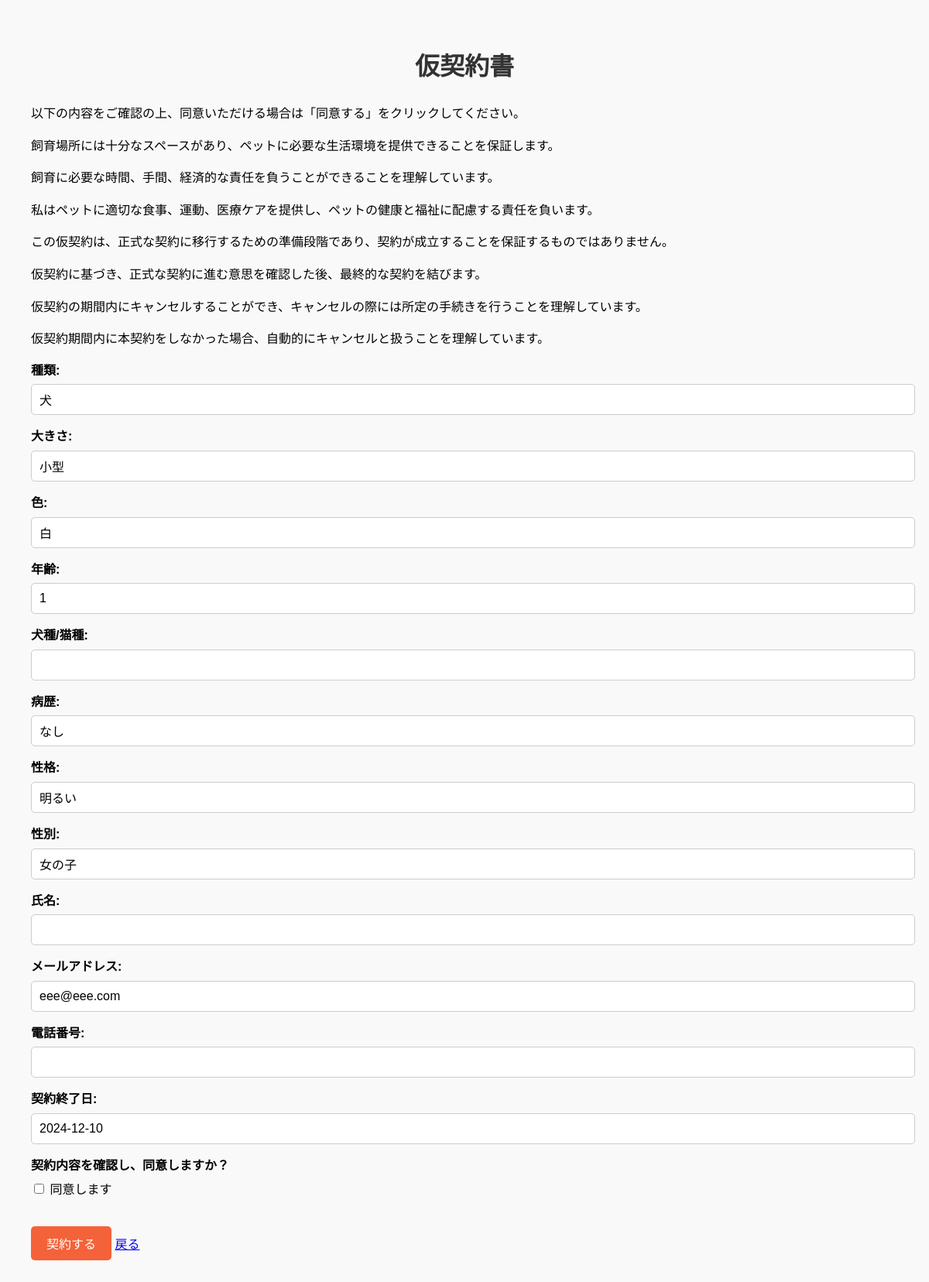
The app's page /karikeiyaku/33/ (signed in), older data.
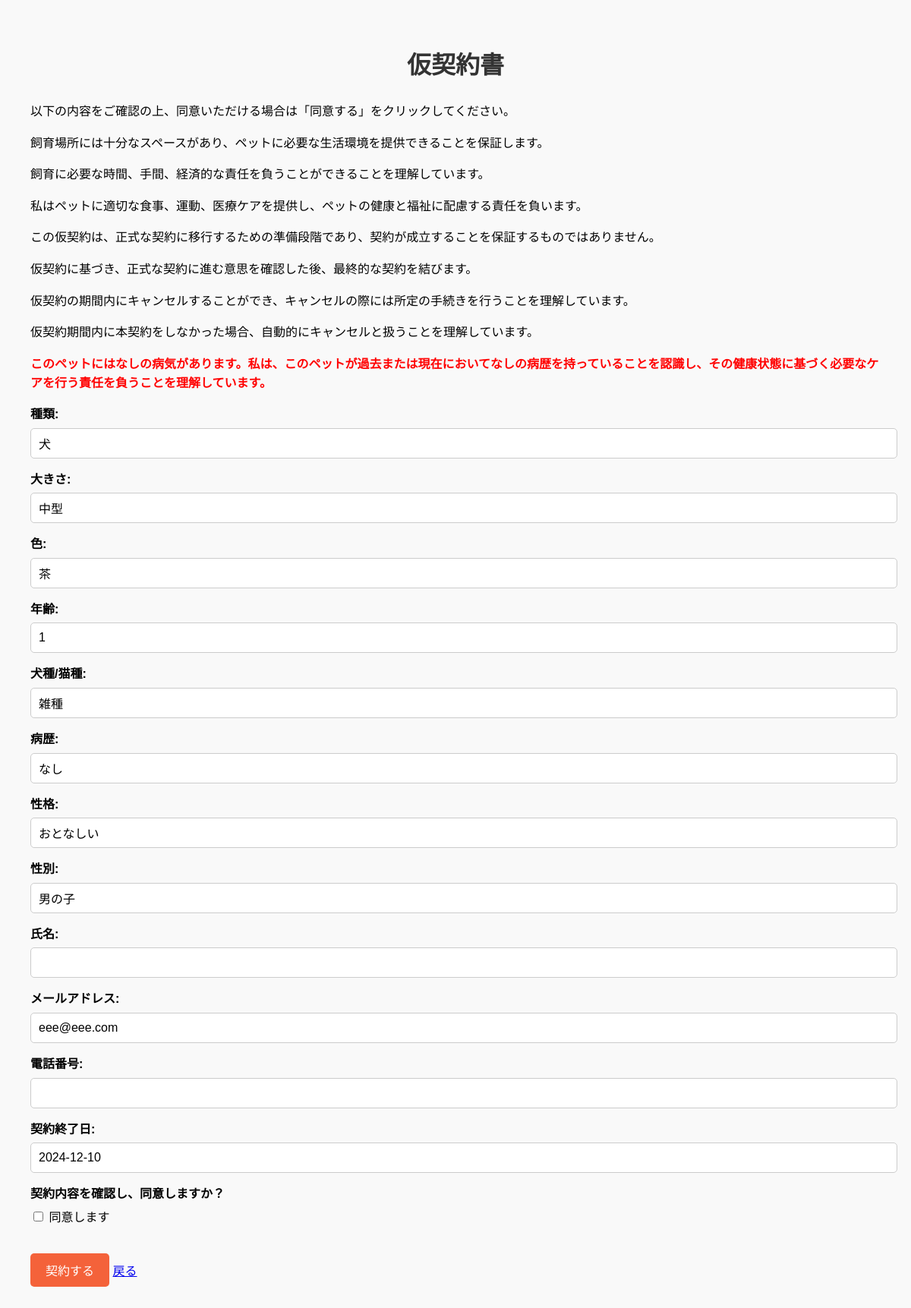
The same page, newer data.
### petapp/models.py (models this page shows, shortened)
class Pet(models.Model):
    TYPE_CHOICES = [
        ('犬', '犬'),
        ('猫', '猫'),
    ]
    SIZE_CHOICES = [
        ('大型', '大型'),
        ('中型', '中型'),
        ('小型', '小型'),
    ]
    id = models.IntegerField(primary_key=True)
    type = models.CharField(max_length=10, choices=TYPE_CHOICES, default='', verbose_name="種類")
    size = models.CharField(max_length=10, choices=SIZE_CHOICES, default='', verbose_name="サイズ")
    color = models.CharField(max_length=100, default='', verbose_name="色")
    age = models.IntegerField(
        validators=[MinValueValidator(0), MaxValueValidator(10)], verbose_name="歳"
    )
    kinds = models.CharField(max_length=100, default='', verbose_name="種別")
    disease = models.CharField(max_length=100, null=True, blank=True, default='', verbose_name="病気")
    personality = models.CharField(max_length=500, null=False, default='', verbose_name="性格")
    sex = models.CharField(
        max_length=10,
        choices=[('男の子', '男の子'), ('女の子', '女の子')],
        default='', verbose_name="性別"
    )
    phone_number = models.CharField(
        max_length=15,
        blank=False,
        null=True,
        validators=[RegexValidator(r'^[0-9]{10,15}$', '電話番号は半角数字のみで、10～15桁にしてください。')],
        verbose_name="電話番号"
    )

### accounts/models.py (models this page shows)
class CustomUser(AbstractUser):
    groups = models.ManyToManyField(Group, blank=True,  related_name='customuser_set')
    user_permissions = models.ManyToManyField(Permission, blank=True, related_name='customuser_set')
    address = models.CharField(
        verbose_name='住所',
        max_length=30,
        null=True,blank=True
    )
    phone_number = models.CharField(
        verbose_name='電話番号',
        max_length=128,
        null=True,blank=True
    )

### karikeiyaku/views.py (the view)
# urls.py: path('<int:pet_id>/', views.karikeiyaku_form, name='form'),  # 仮契約フォーム
def karikeiyaku_form(request, pet_id):
    pet = get_object_or_404(Pet, id=pet_id)
    user_karikeiyaku = Karikeiyaku.objects.filter(user=request.user, pet=pet, status="仮契約中").first()
    if request.method == 'POST' and not user_karikeiyaku:
        form = KarikeiyakuForm(request.POST)
        if form.is_valid():
            karikeiyaku = form.save(commit=False)
            karikeiyaku.pet = pet
            karikeiyaku.user = request.user
            karikeiyaku.status = "仮契約中"
            karikeiyaku.end_date = form.cleaned_data['end_date']
            karikeiyaku.save()
            return redirect('karikeiyaku:complete')
    else:
        form = KarikeiyakuForm()
    end_date = form.fields['end_date'].initial.strftime('%Y-%m-%d')
    return render(request, 'karikeiyaku/karikeiyaku_form.html', {
        'form': form,
        'pet': pet,
        'end_date': end_date,
        'user_karikeiyaku': user_karikeiyaku,
    })

### karikeiyaku/forms.py
class KarikeiyakuForm(forms.ModelForm):
    agreement = forms.BooleanField(
        required=True,
        label="上記について同意します",
        widget=forms.CheckboxInput(attrs={'class': 'form-check-input'})
    )
    class Meta:
        model = Karikeiyaku
        fields = ['end_date']
    def __init__(self, *args, **kwargs):
        super().__init__(*args, **kwargs)
        if not self.instance.pk:  # 新規作成時のみ
            self.fields['end_date'].initial = date.today() + timedelta(weeks=2)
        self.fields['end_date'].widget = forms.DateInput(
            format='%Y-%m-%d',
            attrs={
                'readonly': 'readonly',
                'class': 'form-control',
                'placeholder': 'YYYY-MM-DD'
            }
        )

### karikeiyaku/templates/karikeiyaku/karikeiyaku_form.html (shortened to what this page needs)
<!DOCTYPE html>
<html lang="ja">
<head>
</head>
<body>
    <h1>仮契約書</h1>
    <p>以下の内容をご確認の上、同意いただける場合は「同意する」をクリックしてください。</p>
    <p>飼育場所には十分なスペースがあり、ペットに必要な生活環境を提供できることを保証します。</p>
    <p>飼育に必要な時間、手間、経済的な責任を負うことができることを理解しています。</p>
    <p>私はペットに適切な食事、運動、医療ケアを提供し、ペットの健康と福祉に配慮する責任を負います。</p>
    <p>この仮契約は、正式な契約に移行するための準備段階であり、契約が成立することを保証するものではありません。</p>
    <p>仮契約に基づき、正式な契約に進む意思を確認した後、最終的な契約を結びます。</p>
    <p>仮契約の期間内にキャンセルすることができ、キャンセルの際には所定の手続きを行うことを理解しています。</p>
    <p>仮契約期間内に本契約をしなかった場合、自動的にキャンセルと扱うことを理解しています。</p>
    {% if pet.disease %}
    <p class="highlight">このペットには<strong>{{ pet.disease }}</strong>の病気があります。私は、このペットが過去または現在において<strong>{{ pet.disease }}</strong>の病歴を持っていることを認識し、その健康状態に基づく必要なケアを行う責任を負うことを理解しています。</p>
    {% endif %}
    <form method="POST">
        <div class="form-group">
            <label>種類:</label>
            <input type="text" value="{{ pet.type }}" readonly>
        </div>
        <div class="form-group">
            <label>大きさ:</label>
            <input type="text" value="{{ pet.size }}" readonly>
        </div>
        <div class="form-group">
            <label>色:</label>
            <input type="text" value="{{ pet.color }}" readonly>
        </div>
        <div class="form-group">
            <label>年齢:</label>
            <input type="text" value="{{ pet.age }}" readonly>
        </div>
        <div class="form-group">
            <label>犬種/猫種:</label>
            <input type="text" value="{{ pet.kinds }}" readonly>
        </div>
        <div class="form-group">
            <label>病歴:</label>
            <input type="text" value="{% if pet.disease %}{{ pet.disease }}{% else %}なし{% endif %}" readonly>
        </div>
        <div class="form-group">
            <label>性格:</label>
            <input type="text" value="{{ pet.personality }}" readonly>
        </div>
        <div class="form-group">
            <label>性別:</label>
            <input type="text" value="{{ pet.sex }}" readonly>
        </div>
        <div class="form-group">
            <label>氏名:</label>
            <input type="text" value="{{ user.name }}" readonly>
        </div>
        <div class="form-group">
            <label>メールアドレス:</label>
            <input type="email" value="{{ user.email }}" readonly>
        </div>
        <div class="form-group">
            <label>電話番号:</label>
            <input type="tel" value="{{ user.phone }}" readonly>
        </div>
        <div class="form-group">
            <label>契約終了日:</label>
            <input type="text" name="end_date" value="{{ form.end_date.value|date:'Y-m-d' }}" readonly>
        </div>
        <div class="form-group">
            <label>契約内容を確認し、同意しますか？</label>
            <input type="checkbox" name="agreement" required> 同意します
        </div>
        {% if user_karikeiyaku %}
            <button class="btn btn-primary" disabled>契約中</button>
            <a href="{% url 'karikeiyaku:cancel' pet.id %}" class="btn btn-danger">キャンセル</a>
        {% else %}
            <button type="submit" class="btn btn-success">契約する</button>
            <a class="navbar-brand" href="#" onclick="history.back()">戻る</a>
        {% endif %}
    </form>
</body>
</html>

### karikeiyaku/templates/karikeiyaku/karikeiyaku_form.html (style rules this page uses)
body { font-family: Arial, sans-serif; line-height: 1.6; margin: 20px; padding: 20px; background-color: #f9f9f9; }
h1 { text-align: center; color: #333; }
p { margin-bottom: 15px; }
.highlight { color: red; font-weight: bold; }
.form-group { margin-bottom: 15px; }
label { display: block; margin-bottom: 5px; font-weight: bold; }
input[type="text"], input[type="email"], input[type="tel"] { width: 100%; padding: 10px; font-size: 16px; border: 1px solid #ccc; border-radius: 5px; }
.btn { display: inline-block; background-color: #f4623a; color: white; padding: 10px 20px; font-size: 16px; border: none; border-radius: 5px; cursor: pointer; text-align: center; text-decoration: none; margin-top: 20px; }

Row changes from the older to the newer data that the page shows:
changed Pet "なし": disease (not shown) → "なし"; size "小型" → "中型"; color "白" → "茶"; kinds (not shown) → "雑種"; personality "明るい" → "おとなしい"; sex "女の子" → "男の子"
Text that changed along with them:
text now shown: "このペットには の病気があります。私は、このペットが過去または現在において の病歴を持っていることを認識し、その健康状態に基づく必要なケアを行う責任を負うことを理解しています。"
